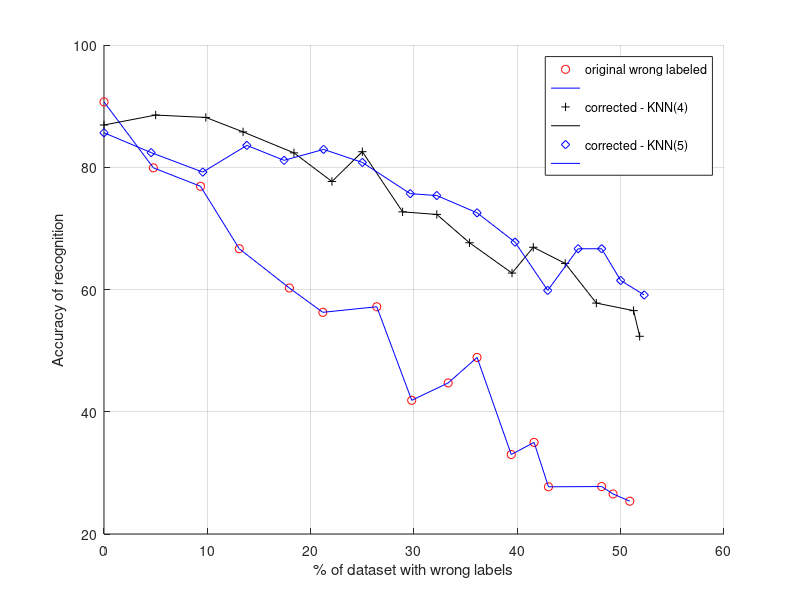

Source code (MATLAB): (Note: this script raises an error after producing the figure.)
close all
% Generate Figure 1 figure from the paper

wyn = [90.6862745098039	79.9019607843137	76.8856447688564	66.6666666666667	60.2469135802469	56.2653562653563	57.1782178217822	41.8719211822660	44.7174447174447	48.8888888888889	33.0024813895782	34.9875930521092	27.7227722772277	27.7641277641278	26.5508684863524	25.3694581280788]
wratio = [0	0.0477941176470588	0.0933823529411765	0.130882352941176	0.179411764705882	0.211764705882353	0.263970588235294	0.297794117647059	0.333088235294118	0.361029411764706	0.394117647058824	0.416176470588235	0.430147058823529	0.481617647058824	0.492647058823529	0.508823529411765]

wyn4 = [86.9135802469136	88.5365853658537	88.1481481481482	85.7843137254902	82.3529411764706	77.6674937965261	82.5436408977556	72.7047146401985	72.2772277227723	67.6470588235294	62.6865671641791	66.9117647058824	64.2679900744417	57.7777777777778	56.5432098765432	52.3456790123457]
wratio4 = [0	0.0500000000000000	0.0985294117647059	0.134558823529412	0.183823529411765	0.220588235294118	0.250000000000000	0.288970588235294	0.322058823529412	0.353676470588235	0.394852941176471	0.415441176470588	0.446323529411765	0.476470588235294	0.512500000000000	0.518382352941177]

wyn5 = [ 85.6435643564357	82.3960880195599	79.2079207920792	83.5784313725490	81.1274509803922	82.9207920792079	80.7881773399015	75.6823821339950	75.3694581280788	72.5490196078431	67.7419354838710	59.8522167487685	66.6666666666667	66.6666666666667	61.4814814814815	59.1022443890274]
wratio5 = [0	0.0455882352941176	0.0955882352941176	0.138235294117647	0.174264705882353	0.212500000000000	0.250000000000000	0.296323529411765	0.322058823529412	0.361029411764706	0.397794117647059	0.429411764705882	0.458823529411765	0.481617647058824	0.500000000000000	0.522794117647059]


figure(1)
hold on
plot(wratio*100, wyn, 'or', wratio*100, wyn,'b')
plot(wratio4*100, wyn4, '+k', wratio4*100, wyn4,'k')
plot(wratio5*100, wyn5, 'db', wratio5*100, wyn5,'b')
grid
legend('original wrong labeled','','corrected - KNN(4)','', 'corrected - KNN(5)', '')
xlabel('% of dataset with wrong labels')
ylabel('Accuracy of recognition')
xtickformat('percentage')
ytickformat('percentage')
hold off



good_labels = 100 * [1	0.954411764705882	0.904411764705882	0.861764705882353	0.825735294117647	0.787500000000000	0.750000000000000	0.703676470588235	0.677941176470588	0.638970588235294	0.602205882352941	0.570588235294118	0.541176470588235	0.518382352941177	0.500000000000000	0.477205882352941]
good_labels_corrected = 100 * [0.929411764705882	0.929411764705882	0.913235294117647	0.906617647058824	0.891911764705882	0.886029411764706	0.871323529411765	0.840441176470588	0.829411764705882	0.815441176470588	0.777205882352941	0.720588235294118	0.738235294117647	0.732352941176471	0.662500000000000	0.652205882352941]


figure(2)
hold on
plot(wratio5, good_labels, 'or', wratio5, good_labels,'b')
plot(wratio5, good_labels_corrected, 'db', wratio5, good_labels_corrected,'b')
grid
legend('no correction','','corrected with KNN(5)','')
title('Agreement of the lables with real labels')
hold off




wynT = [81.7647058823529	79.1176470588235	83.2352941176471	76.4705882352941	77.3529411764706	82.6470588235294	78.5294117647059	79.7058823529412	72.0588235294118	77.6470588235294	62.9411764705882	66.4705882352941	69.4117647058824	59.4117647058824	61.1764705882353	63.8235294117647]
wynVal = [81.0679611650485	81.1808118081181	79.2792792792793	82.0960698689956	80.2083333333333	82.3529411764706	82.8358208955224	83.8235294117647	74.7967479674797	74.8538011695906	70.3883495145631	65.6626506024096	63.2911392405063	58.3333333333333	63.1944444444444	62.3762376237624]
wratioT = [0	0.0470588235294118	0.0980392156862745	0.132352941176471	0.178431372549020	0.219607843137255	0.259803921568627	0.285294117647059	0.317647058823529	0.361764705882353	0.388235294117647	0.425490196078431	0.449019607843137	0.464705882352941	0.500980392156863	0.518627450980392]

figure(3)
hold on
plot(wratioT, wynT, 'or', wratioT, wynT,'b')
plot(wratioT, wynVal, 'db', wratioT, wynVal,'b')
grid
legend('test dataset without wrong labels','','validate dataset','')
title('Agreement of the test dataset with validation dataset')
hold off
